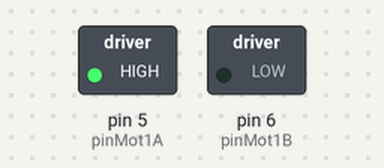
Bench run of a sketch on a simulated Arduino Uno, built with avr-gcc and run on an emulated ATmega328P. Shown: switched loads named in the sketch (green lamp = pin HIGH).

Above: at 0.1 s.
Timing chart, 0 to 1.6 s (numbered marks = the images above):
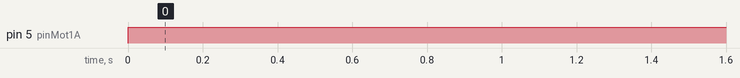

The sketch:

exemploMotor.ino
```cpp
#define pinMot1A 5
#define pinMot1B 6

void setup() {
  // put your setup code here, to run once:
  pinMode(5, OUTPUT);
  pinMode(6, OUTPUT);
}

void loop() {
  // put your main code here, to run repeatedly:
  digitalWrite(5, HIGH);
  delay(1000);
  digitalWrite(6, LOW);
}
```

Measured:
- by itself, pin 5 (pinMot1A): LOW → HIGH at 0.00 s
